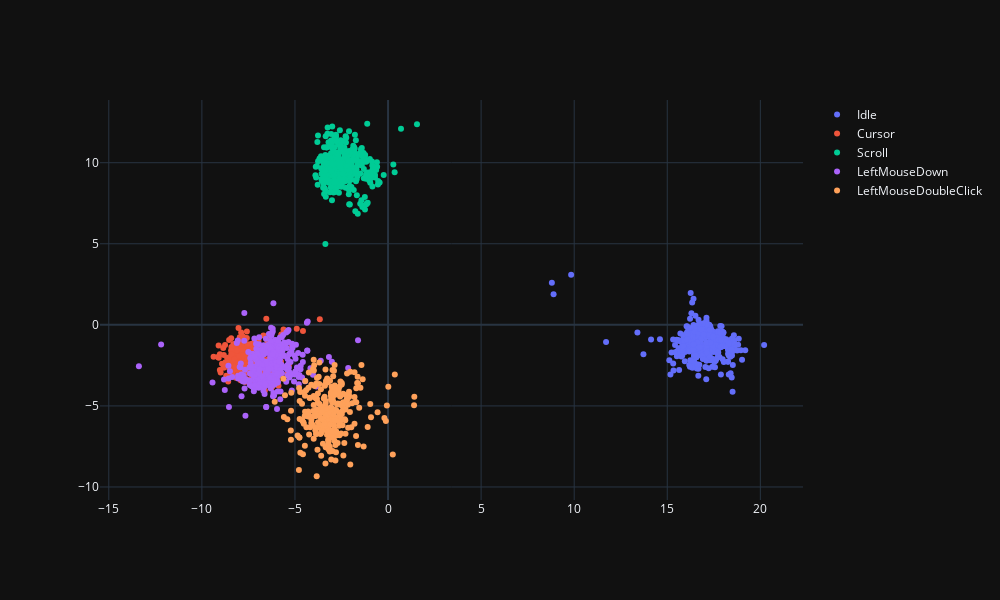

Notebook code cell kept with this figure:
### Markdown cell above
## 2D

### Code cell
fig_2d_LDA = go.Figure()

totalClasses = list(
    label.unique()
    )



for class_name in totalClasses:
    indices = (label == class_name)
    fig_2d_LDA.add_trace(
        go.Scatter(
            x = features_LDA[indices, 0],
            y = features_LDA[indices, 1],
            mode= 'markers',
            name=class_name
            )
        
    )

fig_2d_LDA.update_layout(margin=dict( l=100,r=100,b=100,t=100),width=1000,height=600)                 

fig_2d_LDA.layout.template = 'plotly_dark'
fig_2d_LDA.show()

### Figure 1 — Plotly figure (JSON) as saved in the notebook; plotly's stock layout.template omitted (floating-point values rounded to 4 significant figures; data arrays with more than 128 entries replaced by an {"elided": "..."} marker saying what was removed)
{"data": [{"mode": "markers", "name": "Idle", "type": "scatter", "x": {"elided": "396 float values"}, "y": {"elided": "396 float values"}}, {"mode": "markers", "name": "Cursor", "type": "scatter", "x": {"elided": "363 float values"}, "y": {"elided": "363 float values"}}, {"mode": "markers", "name": "Scroll", "type": "scatter", "x": {"elided": "370 float values"}, "y": {"elided": "370 float values"}}, {"mode": "markers", "name": "LeftMouseDown", "type": "scatter", "x": {"elided": "339 float values"}, "y": {"elided": "339 float values"}}, {"mode": "markers", "name": "LeftMouseDoubleClick", "type": "scatter", "x": {"elided": "283 float values"}, "y": {"elided": "283 float values"}}], "layout": {"height": 600, "margin": {"b": 100, "l": 100, "r": 100, "t": 100}, "width": 1000}}
